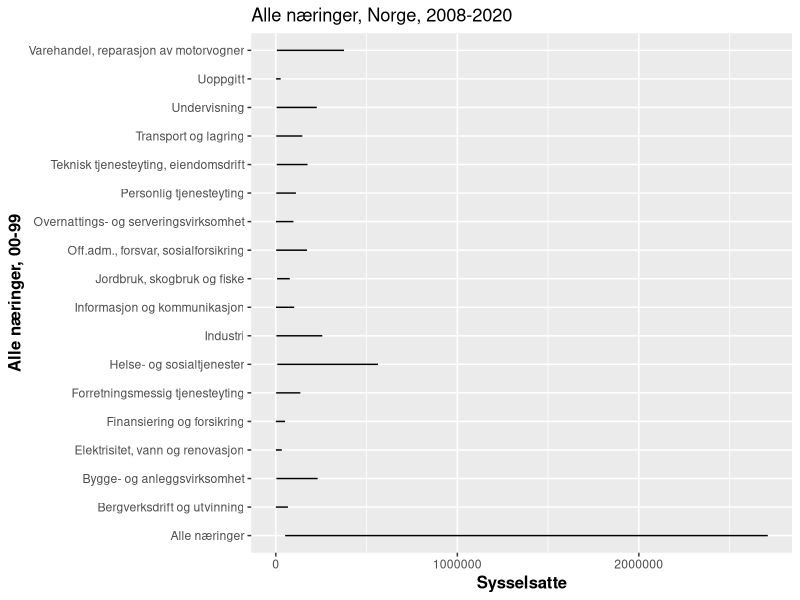
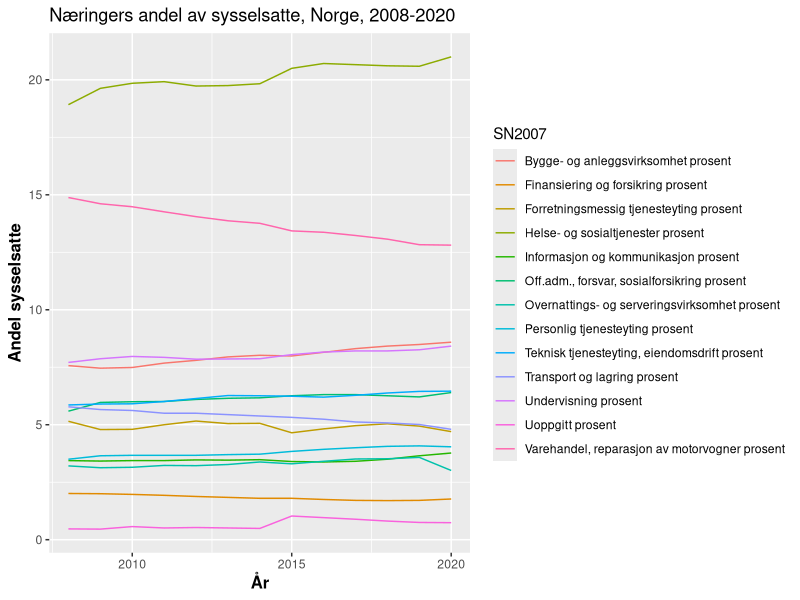
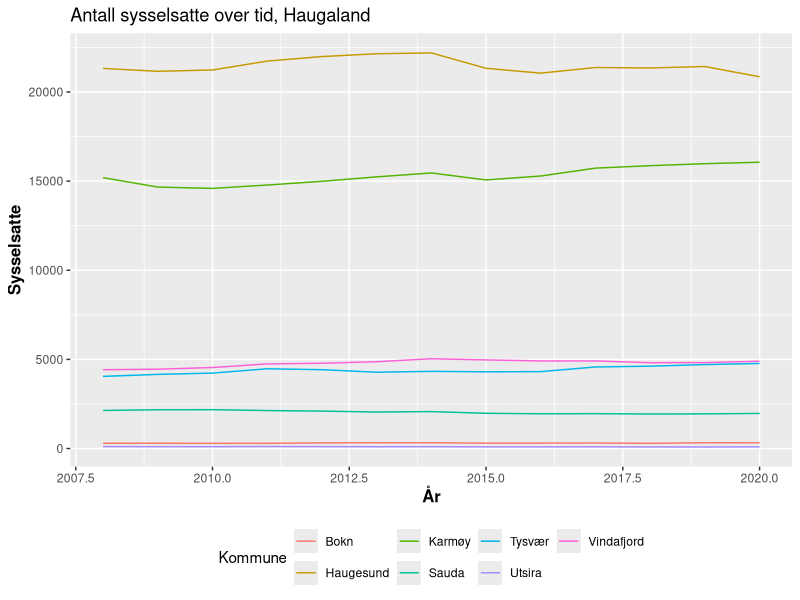

The R source for these figures, in order: (Note: this script raises an error after producing the figures.)
## ---- chunk 1
suppressPackageStartupMessages({
library(tidyverse)
library(lubridate)
library(modelr)
library(broom)
library(lmtest)
library(sandwich)
library(viridis)
  options(scipen = 999)
})
knitr::opts_chunk$set(echo = FALSE, include = FALSE)
## ---- chunk 2
Tabell1 <- read_csv("Data_pkt1/Tabell1.csv")
Nas_arbeid_norge_sys <- read_csv("Data_pkt1/Nas_arbeid_norge_sys.csv")
Haug_arbeid <- read_csv("Data_pkt1/Haug_arbeid.csv")
Sunn_arbeid <- read_csv("Data_pkt1/Sunn_arbeid.csv")
Haug_arbeid_wide <- read_csv("Data_pkt1/Haug_arbeid_wide.csv")
Haug_arbeid_2 <- read_csv("Data_pkt1/Sunn_arbeid_2.csv")
Sunn_arbeid_2 <- read_csv("Data_pkt1/Sunn_arbeid_2.csv")
Tabell2 <- read_csv("Data_pkt1/Tabell2.csv")
show_col_types = FALSE
## ---- chunk 3
names(Nas_arbeid_norge_sys)
## ---- chunk 4
Nas_arbeid_norge_sys <- Nas_arbeid_norge_sys %>% 
  mutate(År = make_date(Aar))
## ---- chunk 5
tabell_Norge<- Nas_arbeid_norge_sys

tabell_Norge %>% 
  ggplot(aes(x = sysselsatte)) +
  geom_line(aes(y = SN2007)) +
  ggtitle("Alle næringer, Norge, 2008-2020") + 
  theme(legend.position="bottom",
        axis.title= element_text(size=12,face="bold")) +
  labs(x="Sysselsatte", y= "Alle næringer, 00-99")+ 
  scale_color_hue(name = "00-99")
## ---- chunk 6
tabell_Norge %>% 
  # velger yrkesaktive
  filter(alder == "15-74 år") %>% 
  # Dropper variabler som ikke trengs
  select(-Aar, -NACE2007, -alder) %>% 
  # Næringer som variabler, for å kunne regne ut andel
  pivot_wider(
    id_cols = År,
    names_from = SN2007,
    values_from = sysselsatte
  ) %>% 
  # Kan være at vi kunne regnet ut disse uten bruk av pivot_wider
  # med avansert bruk av mutate
  mutate(
`Jordbruk, skogbruk og fiske prosent` = `Jordbruk, skogbruk og fiske`/`Alle næringer`*100,
`Bergverksdrift og utvinning prosent` = `Bergverksdrift og utvinning`/`Alle næringer`*100,
`Industri prosent` = `Industri`/`Alle næringer`*100,
`Elektrisitet, vann og renovasjon prosent` = `Elektrisitet, vann og renovasjon`/`Alle næringer`*100,
`Bygge- og anleggsvirksomhet prosent` = `Bygge- og anleggsvirksomhet`/`Alle næringer`*100,
`Varehandel, reparasjon av motorvogner prosent` = `Varehandel, reparasjon av motorvogner`/`Alle næringer`*100,
`Transport og lagring prosent`= `Transport og lagring`/`Alle næringer`*100,
`Overnattings- og serveringsvirksomhet prosent` = `Overnattings- og serveringsvirksomhet`/`Alle næringer`*100,
`Informasjon og kommunikasjon prosent` = `Informasjon og kommunikasjon`/`Alle næringer`*100,
`Finansiering og forsikring prosent` = `Finansiering og forsikring`/`Alle næringer`*100,
`Teknisk tjenesteyting, eiendomsdrift prosent` = `Teknisk tjenesteyting, eiendomsdrift`/`Alle næringer`*100,
`Forretningsmessig tjenesteyting prosent` = `Forretningsmessig tjenesteyting`/`Alle næringer`*100,
`Off.adm., forsvar, sosialforsikring prosent` = 
  `Off.adm., forsvar, sosialforsikring`/`Alle næringer`*100,
`Undervisning prosent` = `Undervisning`/`Alle næringer`*100,
`Helse- og sosialtjenester prosent` = `Helse- og sosialtjenester`/`Alle næringer`*100,
`Personlig tjenesteyting prosent` = `Personlig tjenesteyting`/`Alle næringer`*100,
`Uoppgitt prosent` = `Uoppgitt`/`Alle næringer`*100
  ) %>% 
  select(År, `Jordbruk, skogbruk og fiske prosent`:`Uoppgitt prosent`) %>% 
  # Så må vi gå long igjen for å tilfeedsstille ggplot
  pivot_longer(
    `Bygge- og anleggsvirksomhet prosent`:`Uoppgitt prosent`,
    names_to = "SN2007",
    values_to = "Sysselsatte"
  ) %>% 
  # litt avrunding
  mutate(
    Sysselsatte = round(Sysselsatte, 2)
  ) %>% 
  ggplot(aes(x = År)) +
  geom_line(aes(y = Sysselsatte, group = SN2007, colour = SN2007)) +
  ggtitle("Næringers andel av sysselsatte, Norge, 2008-2020") + 
  theme(legend.position="right",
        axis.title= element_text(size=12,face="bold")) +
  labs(x="År", y= "Andel sysselsatte")
## ---- chunk 7
haugaland <- Tabell1 %>% 
  filter(Alder =="15-74",
         Knr %in% c("1106", "1135", "1145", "1146", "1149", "1151", "1160"))

haugaland %>% 
  ggplot(aes(x = Aar)) +
  geom_line(aes(y = `00-99`, colour = knavn)) +
    ggtitle("Antall sysselsatte over tid, Haugaland") +
    theme(legend.position = "bottom",
          axis.title = element_text(size = 12, face = "bold")) +
    labs(x = "År", y = "Sysselsatte") +
  scale_color_hue(name = "Kommune")
## ---- chunk 8
Haug_arbeid_2 <- Haug_arbeid_2 %>% 
  mutate(knavn = Haug_arbeid_raw2$desc9$region)

Haug_arbeid_2 %>% 
  filter(SN2007 != "Alle næringer" & SN2007 != "Uoppgitt") %>% 
  ggplot(aes(x = Aar)) + 
  geom_line(aes(y = ansatte, colour = SN2007, linetype = knavn)) + 
  ggtitle("Alle Næringene i over tid, Haugalandet") + 
  theme(legend.position = "bottom",
        axis.title = element_text(size = 12, face = "bold")) + 
  labs(x = "Sysselsatte", y = "Sysselsatte")+
  scale_color_hue(name = "Kommune") + 
  scale_y_continuous(limits = c(0,6000), breaks = seq(0, 6000, by = 500))
## ---- chunk 9
Haug_arbeid_2 <- Haug_arbeid_2 %>% 
  mutate(År = make_date(Aar))

Haug_arbeid_2 %>% 
  filter(SN2007 != "Alle næringer") %>% 
  ggplot(aes(x = År, y = ansatte, fill = SN2007)) +
  geom_bar(stat = "identity") +
  ggtitle("Alle næringer over tid, Haugalandet") + 
  theme(legend.position="right",
        axis.title= element_text(size=12,face="bold")) +
  labs(x="År", y= "Sysselsatte") +
  scale_y_continuous(limits = c(0, 50000), breaks =seq(0, 50000, by = 5000))
